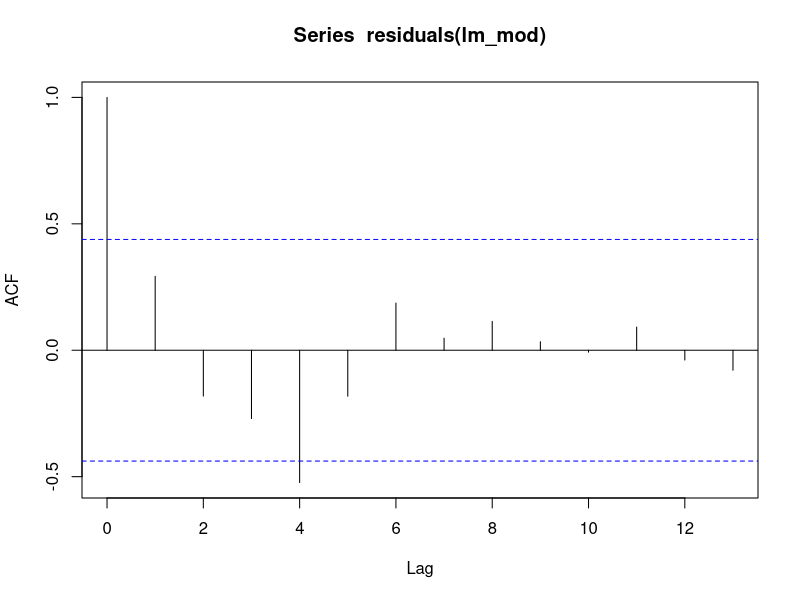
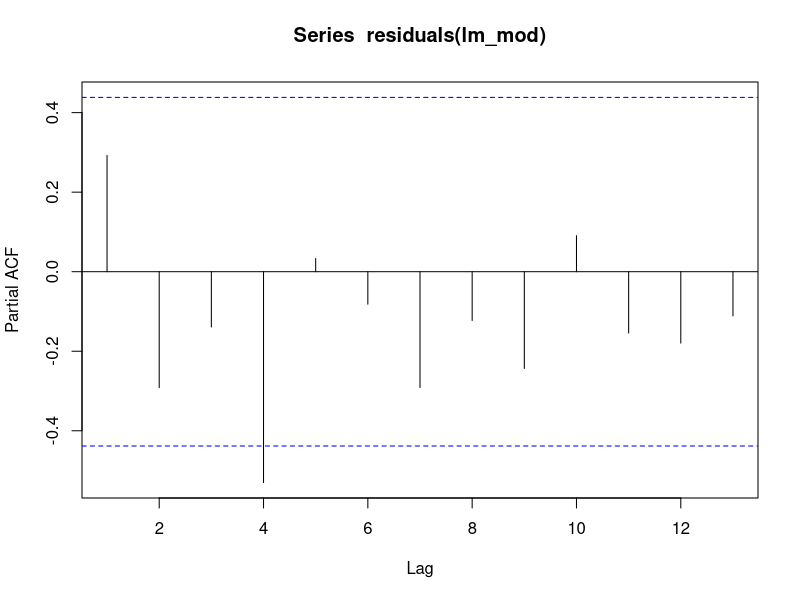
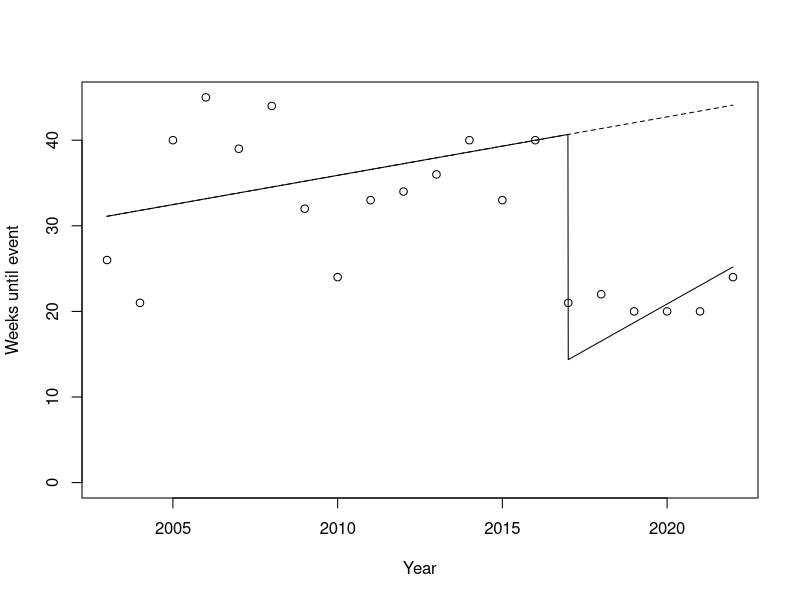
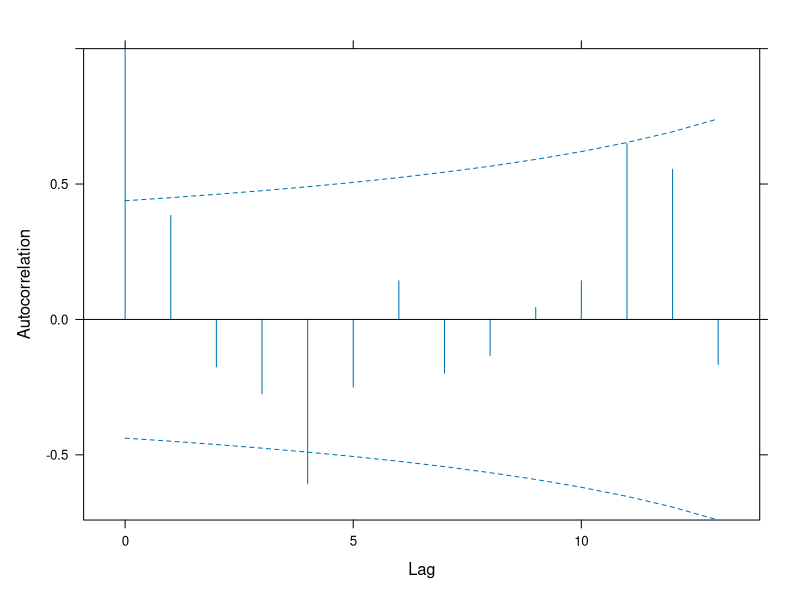
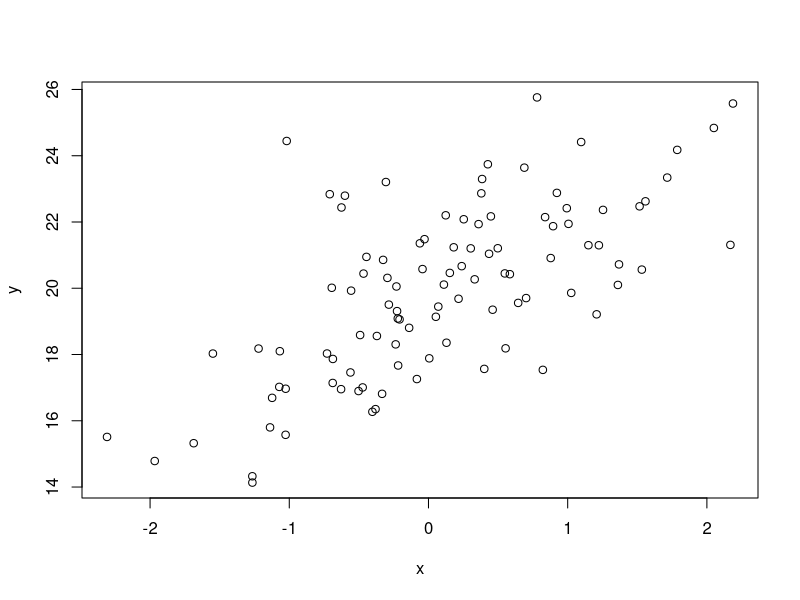
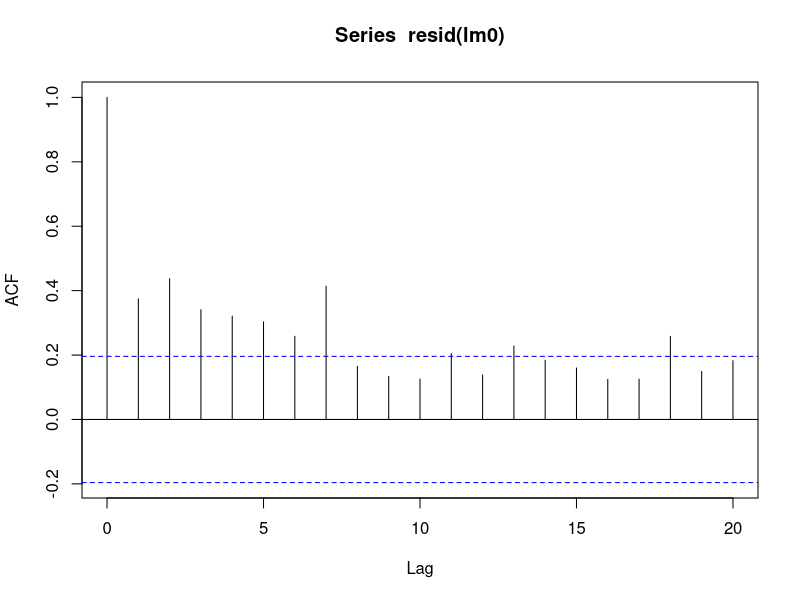
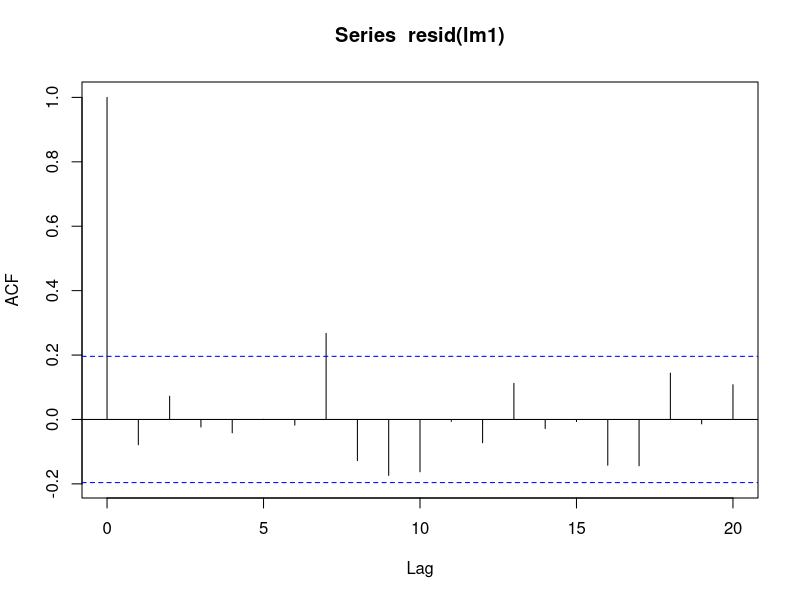

Write R code to recreate these figures, in order.
## ---- chunk 1
knitr::opts_chunk$set(echo = TRUE)
## ---- chunk 2
library(tidyverse)
library(nlme)
## ---- chunk 3
dat <- read.csv(text = "Year	Weeks	Intervention
2023	39	1
2022	24	1
2021	20	1
2020	20	1
2019	20	1
2018	22	1
2017	21	1
2016	40	0
2015	33	0
2014	40	0
2013	36	0
2012	34	0
2011	33	0
2010	24	0
2009	32	0
2008	44	0
2007	39	0
2006	45	0
2005	40	0
2004	21	0
2003	26	0", sep = "\t") |>
  arrange(Year) |>
  filter(Year != 2023)
## ---- chunk 4
lm_mod = lm(
  Weeks ~ I(Year - 2017) * Intervention,
  data = dat
)
summary(lm_mod)
## ---- chunk 5
acf(residuals(lm_mod))
## ---- chunk 6
acf(residuals(lm_mod), type = "partial")
## ---- chunk 7
library(car)
## ---- chunk 8
durbinWatsonTest(lm_mod, max.lag = 10, data = dat)
## ---- chunk 9
dat |>
  filter(Intervention == 1) |>
  pull(Year) |>
  min()
## ---- chunk 10
gls_mod2 = gls(
  Weeks ~ I(Year - 2017) * Intervention,
  data = dat,
  correlation = corARMA(p = 1, q = 1, form = ~ I(Year - 2017)),
  method = "ML"
)

summary(gls_mod2)
## ---- chunk 11
predictions <- predict(gls_mod2) |> as.numeric()
dat$predicted <- predictions
## ---- chunk 12
preddat <- tibble(
  Year = seq(min(dat$Year), max(dat$Year), .01),
  Intervention = as.numeric(Year >= 2017)
)
## ---- chunk 13
preddat0 <- tibble(
  Year = seq(min(dat$Year), max(dat$Year), .01),
  Intervention = 0
)
## ---- chunk 14
preddat$Weeks  <- predict(gls_mod2, preddat)
preddat0$Weeks <- predict(gls_mod2, preddat0)
## ---- chunk 15
plot(Weeks ~ Year, data = dat, ylim = c(0,45), ylab = "Weeks until event")
lines(preddat0$Year, preddat0$Weeks, lty = 2)
lines(preddat$Year, preddat$Weeks)
## ---- chunk 16
ACF(gls_mod2, form = ~ I(Year - 2017)) |> plot(alpha = 5/100)
## ---- chunk 17
set.seed(123)
x <- rnorm(100, 0, 1)
y <- 20 + 2*x + rnorm(100, 0, 2)
madeup <- data.frame(x,y) |>
  arrange(x)
plot(y ~ x, data = madeup)
## ---- chunk 18
lm0 <- lm(y ~ 1, data = madeup)
acf(resid(lm0))
## ---- chunk 19
lm1 <- lm(y ~ x, data = madeup)
acf(resid(lm1))
